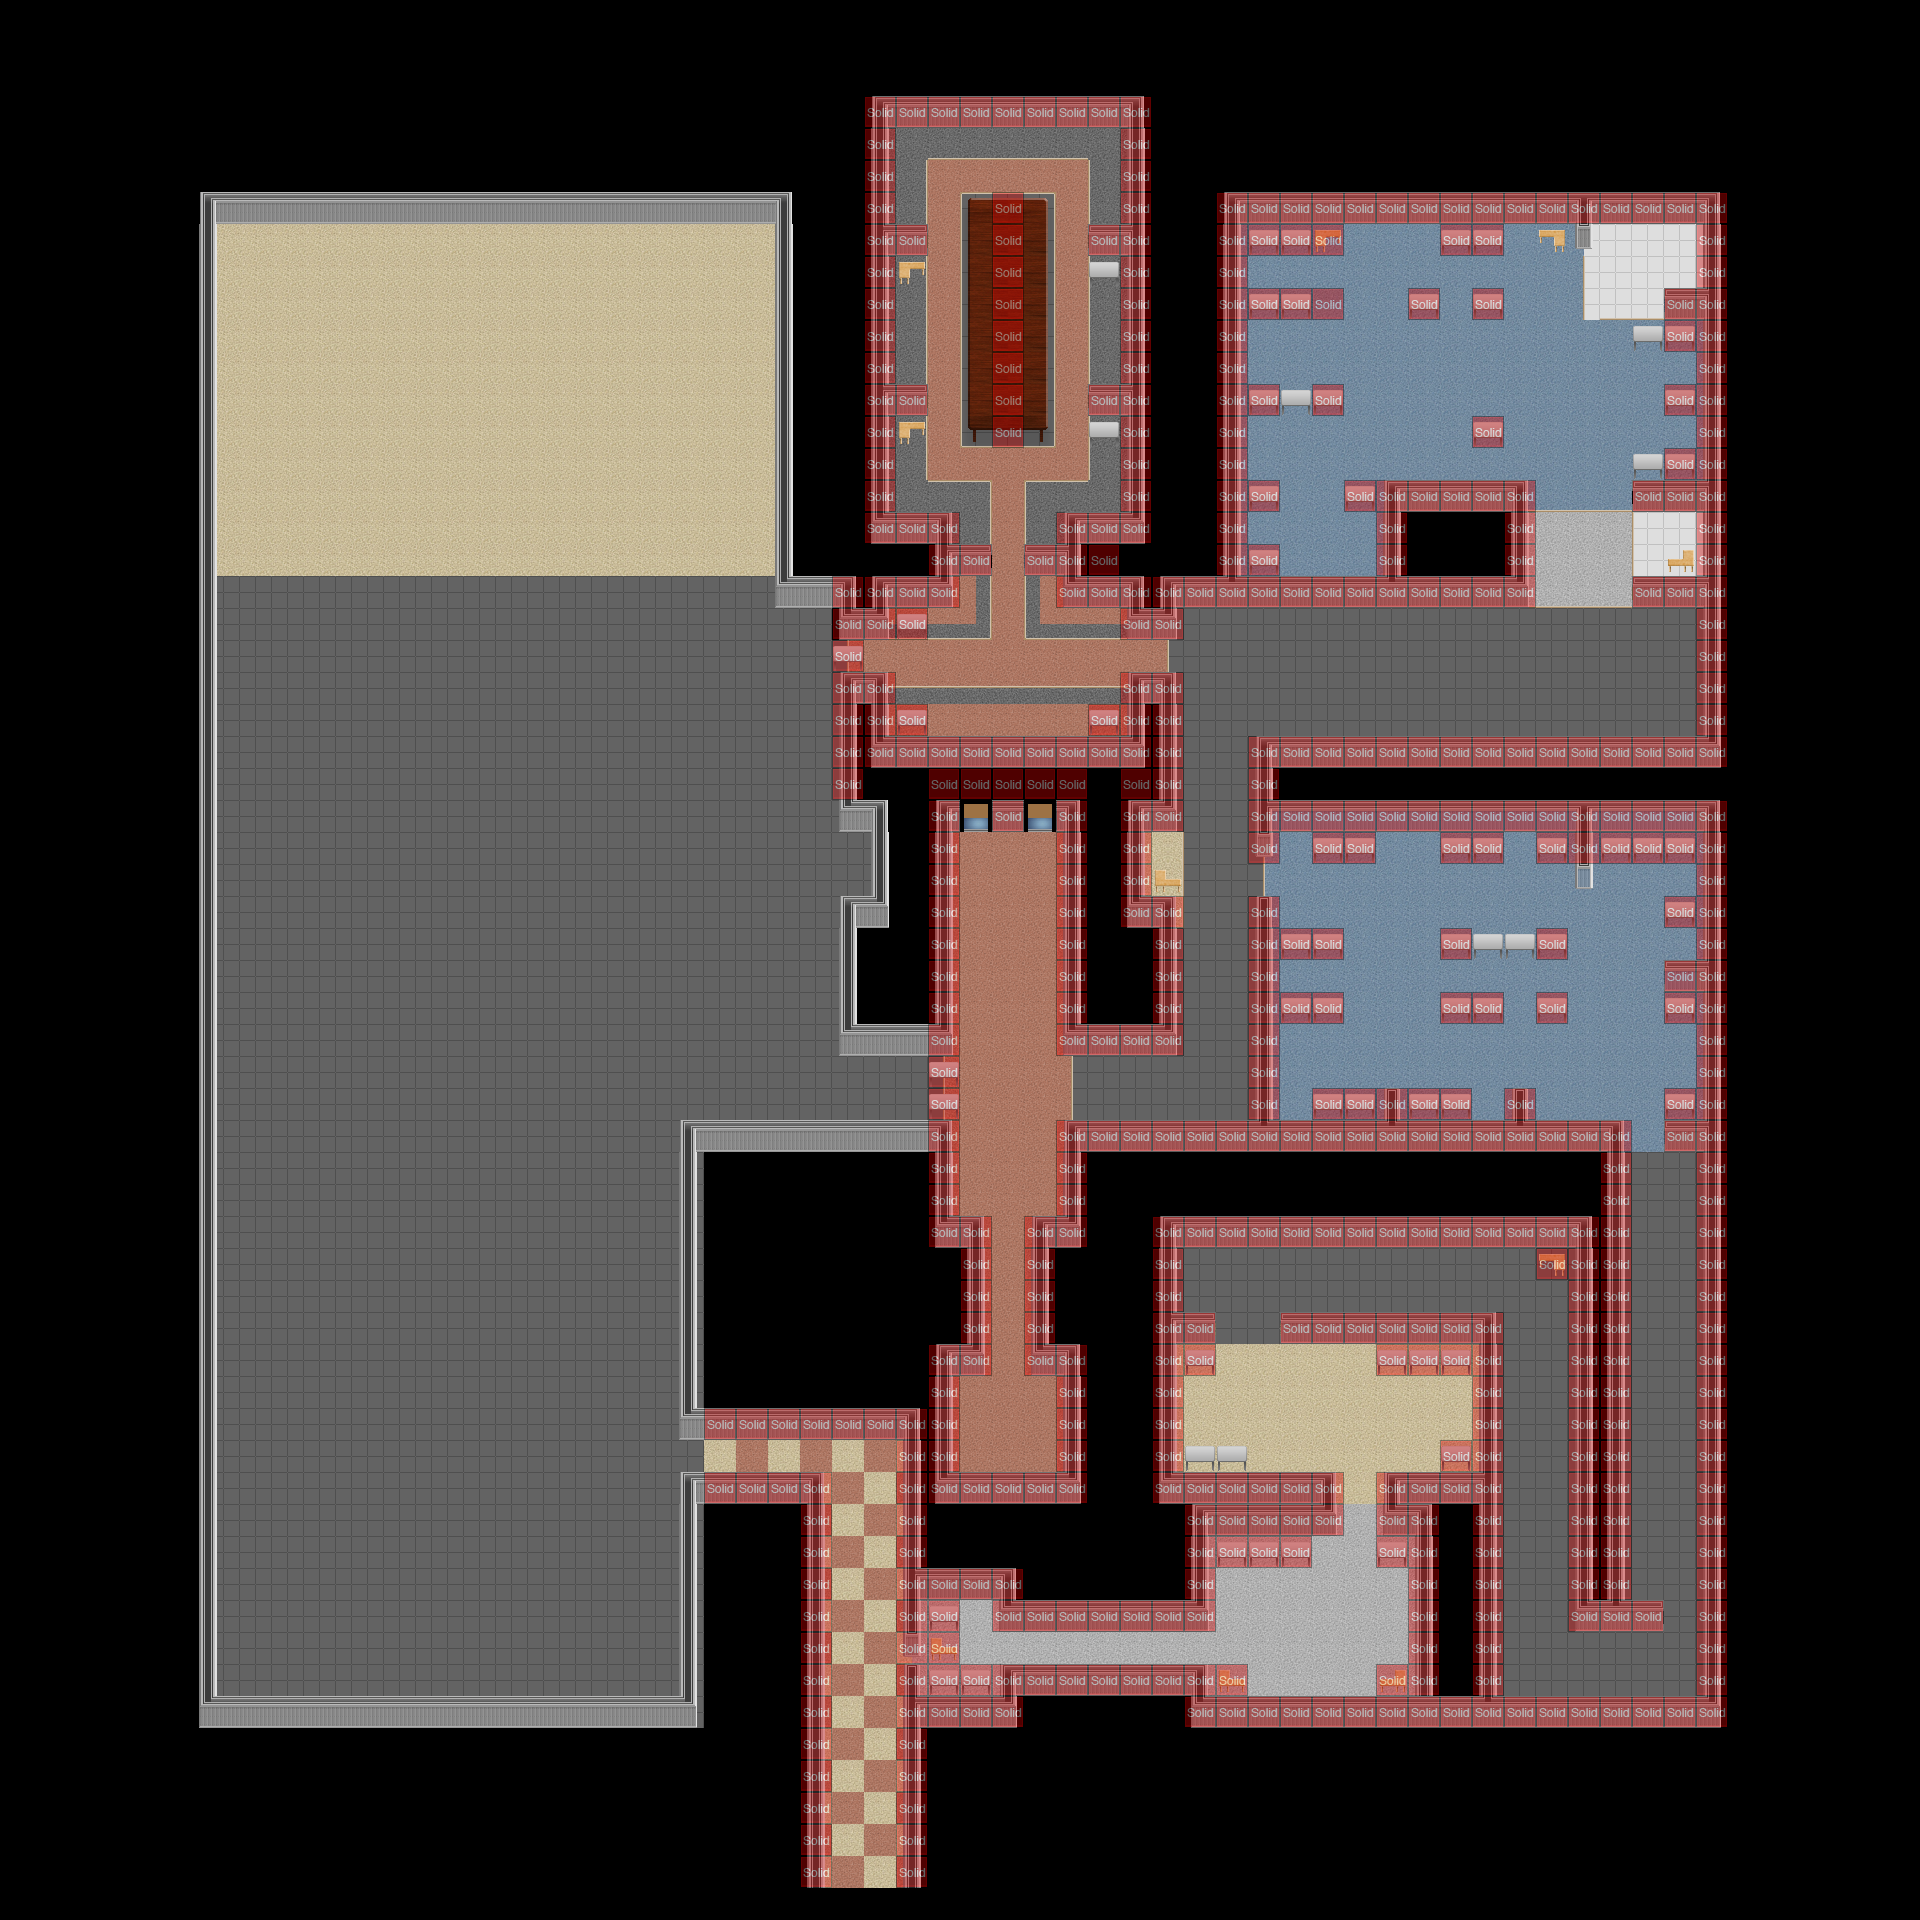

Below is a game level as drawn by its tile map, then a one-line description and the .tmx that defines it (tile-layer data replaced by summaries):
An orthogonal 60x60 tile map with 32x32 px tiles, 7 tile layers (Layer0, Layer1, Layer2, Carpet Trims, ...), 5 tilesets and 211 objects (130x d, 28x table, 25x chair, 9x computer, 6x vender, ...).

<map version="1.0" orientation="orthogonal" width="60" height="60" tilewidth="32" tileheight="32">
 <tileset firstgid="1" name="COLLIDERS" tilewidth="32" tileheight="32">
  <image source="art/COLLIDERS.png" width="160" height="32" />
  <tile id="0">
   <properties>
    <property name="type" value="solid" />
   </properties>
  </tile>
 </tileset>
 <tileset firstgid="6" name="EFFECTS_TILESET" tilewidth="32" tileheight="32">
  <image source="art/EFFECTS_TILESET.png" width="256" height="256" />
 </tileset>
 <tileset firstgid="70" name="MOB_TILESET" tilewidth="32" tileheight="32">
  <image source="art/MOB_TILESET.png" width="384" height="512" />
 </tileset>
 <tileset firstgid="262" name="TURF_TILESET" tilewidth="32" tileheight="32">
  <image source="art/TURF_TILESET.png" width="512" height="512" />
 </tileset>
 <tileset firstgid="518" name="OBJ_TILESET" tilewidth="32" tileheight="32">
  <image source="art/OBJ_TILESET.png" width="256" height="256" />
 </tileset>
 <layer name="Layer0" width="60" height="60">
  <data>[3600 cells, 3302 non-empty, 12 distinct tile ids]</data>
 </layer>
 <layer name="Layer1" width="60" height="60">
  <data>[3600 cells, 50 non-empty, 8 distinct tile ids]</data>
 </layer>
 <layer name="Layer2" width="60" height="60">
  <data>[3600 cells, 4 non-empty, 2 distinct tile ids]</data>
 </layer>
 <layer name="Carpet Trims" width="60" height="60">
  <data>[3600 cells, 97 non-empty, 10 distinct tile ids]</data>
 </layer>
 <layer name="Walls" width="60" height="60">
  <data>[3600 cells, 852 non-empty, 30 distinct tile ids]</data>
 </layer>
 <objectgroup name="Chairs" width="60" height="60">
  <object name="d" gid="145" x="1499" y="1036" />
  <object name="d" gid="145" x="1499" y="1036" />
  <object name="chair" gid="145" x="1467" y="971">
   <properties>
    <property name="evil" value="true" />
   </properties>
  </object>
  <object name="chair" gid="145" x="1315" y="877">
   <properties>
    <property name="evil" value="true" />
   </properties>
  </object>
  <object name="chair" gid="145" x="1407" y="1386">
   <properties>
    <property name="evil" value="true" />
   </properties>
  </object>
  <object name="chair" gid="145" x="1183" y="1391" />
  <object name="d" gid="145" x="1276" y="1579" />
  <object name="chair" gid="147" x="1605" y="879">
   <properties>
    <property name="evil" value="true" />
   </properties>
  </object>
  <object name="d" gid="147" x="1665" y="881" />
  <object name="chair" gid="122" x="1663" y="426">
   <properties>
    <property name="evil" value="true" />
   </properties>
  </object>
  <object name="d" gid="122" x="1438" y="331" />
  <object name="chair" gid="122" x="1436" y="464">
   <properties>
    <property name="evil" value="true" />
   </properties>
  </object>
  <object name="chair" gid="122" x="1279" y="428">
   <properties>
    <property name="evil" value="true" />
   </properties>
  </object>
  <object name="chair" gid="124" x="1324" y="264">
   <properties>
    <property name="evil" value="true" />
   </properties>
  </object>
  <object name="d" gid="119" x="1525" y="261" />
  <object name="d" gid="120" x="1277" y="332" />
  <object name="d" gid="120" x="1633" y="366" />
  <object name="d" gid="122" x="1473" y="463" />
  <object name="d" gid="122" x="1251" y="528" />
  <object name="d" gid="122" x="1344" y="879" />
  <object name="chair" gid="125" x="1529" y="879">
   <properties>
    <property name="evil" value="true" />
   </properties>
  </object>
  <object name="d" gid="134" x="1505" y="978" />
  <object name="d" gid="134" x="1634" y="881" />
  <object name="d" gid="134" x="1634" y="881" />
  <object name="chair" gid="146" x="1310" y="981">
   <properties>
    <property name="evil" value="true" />
   </properties>
  </object>
  <object name="d" gid="134" x="1306" y="1040" />
  <object name="d" gid="138" x="1447" y="1014" />
  <object name="d" gid="138" x="1469" y="1108" />
  <object name="d" gid="131" x="1308" y="1107" />
  <object name="d" gid="131" x="1287" y="947" />
  <object name="d" gid="126" x="1471" y="945" />
  <object name="chair" gid="119" x="1640" y="947">
   <properties>
    <property name="evil" value="true" />
   </properties>
  </object>
  <object name="chair" gid="133" x="1655" y="1040">
   <properties>
    <property name="evil" value="true" />
   </properties>
  </object>
  <object name="d" gid="148" x="1659" y="1100" />
  <object name="chair" gid="152" x="1537" y="1103">
   <properties>
    <property name="evil" value="true" />
   </properties>
  </object>
  <object name="chair" gid="138" x="1437" y="1458" />
  <object name="chair" gid="140" x="1216" y="1459">
   <properties>
    <property name="evil" value="true" />
   </properties>
  </object>
  <object name="d" gid="124" x="970" y="1625" />
  <object gid="122" x="1039" y="408" />
  <object gid="122" x="1039" y="333" />
  <object name="chair" gid="122" x="1039" y="273">
   <properties>
    <property name="evil" value="true" />
   </properties>
  </object>
  <object name="chair" gid="125" x="1035" y="221">
   <properties>
    <property name="evil" value="true" />
   </properties>
  </object>
  <object gid="140" x="945" y="217" />
  <object name="chair" gid="140" x="946" y="323">
   <properties>
    <property name="evil" value="true" />
   </properties>
  </object>
  <object name="chair" gid="143" x="946" y="377">
   <properties>
    <property name="evil" value="true" />
   </properties>
  </object>
  <object name="chair" gid="143" x="952" y="427">
   <properties>
    <property name="evil" value="true" />
   </properties>
  </object>
  <object gid="143" x="952" y="408" />
  <object x="983" y="214" />
 </objectgroup>
 <layer name="Doodads" width="60" height="60">
  <data>[3600 cells, 102 non-empty, 14 distinct tile ids]</data>
 </layer>
 <layer name="collision" width="60" height="60" opacity="0.39">
  <data>[3600 cells, 541 non-empty, 1 distinct tile ids]</data>
 </layer>
 <objectgroup name="Coolers/Venders/Puters" width="60" height="60">
  <object name="d" gid="535" x="929" y="1631" />
  <object name="d" gid="542" x="958" y="1692" />
  <object name="d" gid="539" x="879" y="1661" />
  <object name="d" gid="539" x="819" y="1720" />
  <object name="d" gid="539" x="881" y="1771" />
  <object name="d" gid="540" x="819" y="1611" />
  <object name="d" gid="540" x="880" y="1558" />
  <object name="d" gid="540" x="819" y="1818" />
  <object name="d" gid="540" x="880" y="1881" />
  <object name="d" gid="543" x="1377" y="1563" />
  <object name="d" gid="540" x="1391" y="1584" />
  <object name="d" gid="542" x="1212" y="1561" />
  <object name="d" gid="534" x="1382" y="1696" />
  <object name="d" gid="534" x="1213" y="1697" />
  <object name="d" gid="539" x="820" y="1514" />
  <object name="d" gid="540" x="879" y="1455" />
  <object name="d" gid="540" x="1037" y="1054" />
  <object name="d" gid="540" x="1039" y="968" />
  </objectgroup>
 <objectgroup name="Enemies" width="60" height="60" />
 <objectgroup name="Player" width="60" height="60">
  <!-- 2 objects omitted --></objectgroup>
</map>
<!-- 145 of 211 objects omitted -->
